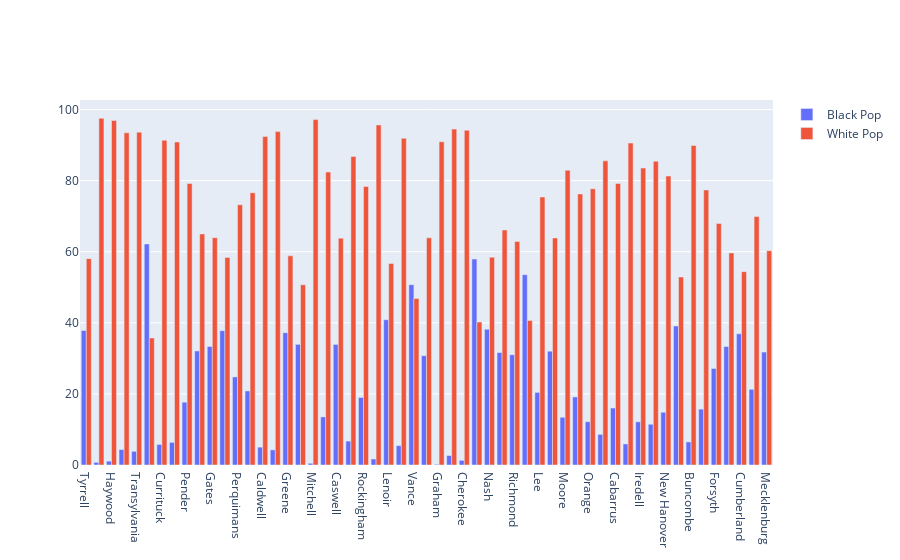

Here is the notebook cell this chart was saved with:
### Code cell
counties = comb_test_ba.sort_values(by='testSites').county
BA = comb_test_ba.sort_values(by='testSites').BA_perc
WA = comb_test_ba.sort_values(by='testSites').WA_perc
fig = go.Figure(data=[
    go.Bar(name='Black Pop', x=counties, y=BA),
    go.Bar(name='White Pop', x=counties, y=WA)
#     go.Bar(name='AA Pop', x=counties, y=AA),
#     go.Bar(name='TOM Pop', x=counties, y=TOM),
])
# Change the bar mode
fig.update_layout(barmode='group')
fig.show()

### Figure 1 — Plotly figure (JSON) as saved in the notebook; plotly's stock layout.template omitted (floating-point values rounded to 4 significant figures)
{"data": [{"name": "Black Pop", "type": "bar", "x": ["Tyrrell", "Ashe", "Haywood", "Polk", "Transylvania", "Bertie", "Currituck", "Davie", "Pender", "Jones", "Gates", "Pasquotank", "Perquimans", "Cleveland", "Caldwell", "Wilkes", "Greene", "Hoke", "Mitchell", "Chatham", "Caswell", "Burke", "Rockingham", "Watauga", "Lenoir", "Alexander", "Vance", "Columbus", "Graham", "Dare", "Cherokee", "Edgecombe", "Nash", "Hyde", "Richmond", "Halifax", "Lee", "Wayne", "Moore", "Alamance", "Orange", "Catawba", "Cabarrus", "Randolph", "Iredell", "Brunswick", "New Hanover", "Durham", "Buncombe", "Onslow", "Forsyth", "Guilford", "Cumberland", "Wake", "Mecklenburg"], "y": [37.84, 0.749, 1.083, 4.347, 3.853, 62.2, 5.789, 6.367, 17.67, 32.09, 33.34, 37.8, 24.78, 20.84, 5.028, 4.254, 37.23, 33.94, 0.482, 13.53, 33.92, 6.729, 19.0, 1.681, 40.88, 5.445, 50.73, 30.75, 0.193, 2.661, 1.31, 57.94, 38.19, 31.63, 31.02, 53.55, 20.43, 32.02, 13.43, 19.15, 12.17, 8.626, 16.02, 5.931, 12.15, 11.46, 14.84, 39.11, 6.49, 15.72, 27.15, 33.33, 36.89, 21.29, 31.78]}, {"name": "White Pop", "type": "bar", "x": ["Tyrrell", "Ashe", "Haywood", "Polk", "Transylvania", "Bertie", "Currituck", "Davie", "Pender", "Jones", "Gates", "Pasquotank", "Perquimans", "Cleveland", "Caldwell", "Wilkes", "Greene", "Hoke", "Mitchell", "Chatham", "Caswell", "Burke", "Rockingham", "Watauga", "Lenoir", "Alexander", "Vance", "Columbus", "Graham", "Dare", "Cherokee", "Edgecombe", "Nash", "Hyde", "Richmond", "Halifax", "Lee", "Wayne", "Moore", "Alamance", "Orange", "Catawba", "Cabarrus", "Randolph", "Iredell", "Brunswick", "New Hanover", "Durham", "Buncombe", "Onslow", "Forsyth", "Guilford", "Cumberland", "Wake", "Mecklenburg"], "y": [58.06, 97.55, 96.93, 93.44, 93.64, 35.74, 91.36, 90.86, 79.21, 65.01, 63.96, 58.4, 73.21, 76.6, 92.4, 93.8, 58.84, 50.7, 97.17, 82.42, 63.82, 86.81, 78.35, 95.66, 56.67, 91.89, 46.83, 63.92, 90.94, 94.5, 94.18, 40.21, 58.46, 66.13, 62.88, 40.67, 75.41, 63.88, 82.93, 76.25, 77.71, 85.56, 79.22, 90.57, 83.54, 85.44, 81.3, 52.91, 89.9, 77.37, 67.97, 59.67, 54.4, 69.92, 60.3]}], "layout": {"barmode": "group"}}
